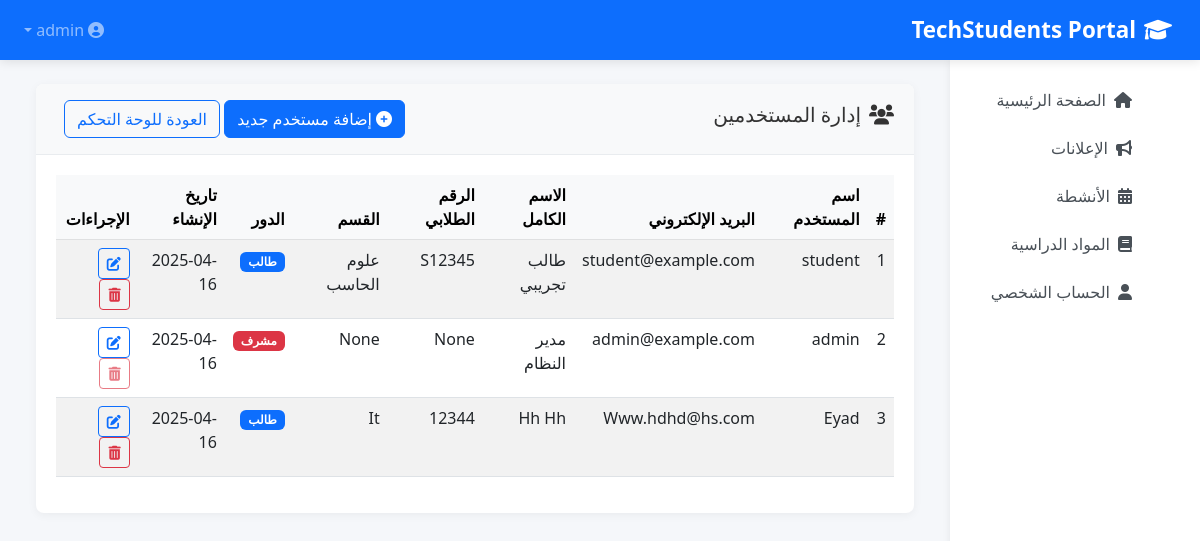
/admin/users (signed in), run on the app's committed database.
### models.py (models this page shows, shortened)
class User(UserMixin, db.Model):
    id = db.Column(db.Integer, primary_key=True)
    username = db.Column(db.String(64), unique=True, nullable=False)
    email = db.Column(db.String(120), unique=True, nullable=False)
    password_hash = db.Column(db.String(256), nullable=False)
    first_name = db.Column(db.String(64))
    last_name = db.Column(db.String(64))
    student_id = db.Column(db.String(20))
    department = db.Column(db.String(100))
    role = db.Column(db.String(20), default='student')  # 'student', 'teacher', 'admin'
    created_at = db.Column(db.DateTime, default=datetime.utcnow)
    updated_at = db.Column(db.DateTime, default=datetime.utcnow, onupdate=datetime.utcnow)
    announcements = db.relationship('Announcement', backref='author', lazy='dynamic')
    events = db.relationship('Event', backref='organizer', lazy='dynamic')
    courses = db.relationship('Course', backref='instructor', lazy='dynamic')
    enrollments = db.relationship('Enrollment', backref='student', lazy='dynamic')
    assignments_submitted = db.relationship('AssignmentSubmission', backref='student', lazy='dynamic')
    def is_admin(self):
        return self.role == 'admin'
    def full_name(self):
        if self.first_name and self.last_name:
            return f"{self.first_name} {self.last_name}"
        elif self.first_name:
            return self.first_name
        elif self.last_name:
            return self.last_name
        return None

### admin_routes.py (the view)
    @app.route('/admin/users')
    @admin_required
    def admin_users():
        users = User.query.all()
        add_user_form = AdminUserForm()
        edit_user_form = AdminEditUserForm(original_username='', original_email='')
        delete_user_form = DeleteUserForm()
        return render_template('admin/users.html',
                              users=users,
                              add_user_form=add_user_form,
                              edit_user_form=edit_user_form,
                              delete_user_form=delete_user_form)

### admin_routes.py (called while the page is built)
def admin_required(f):
    @wraps(f)
    @login_required
    def decorated_function(*args, **kwargs):
        if not current_user.is_admin():
            flash('عذراً، يجب أن تكون مشرفاً للوصول إلى هذه الصفحة.', 'danger')
            return redirect(url_for('dashboard'))
        return f(*args, **kwargs)
    return decorated_function

### app.py (called while the page is built)
@login_manager.user_loader
def load_user(user_id):
    return User.query.get(int(user_id))

### templates/admin/users.html (shortened to what this page needs)
{% extends 'layout.html' %}
{% block content %}
<div class="row">
    <div class="col-12">
        <div class="dashboard-card mb-4">
            <div class="card-header-custom d-flex justify-content-between align-items-center">
                <h5><i class="fas fa-users me-2"></i>إدارة المستخدمين</h5>
                <div>
                    <button class="btn btn-primary" data-bs-toggle="modal" data-bs-target="#addUserModal">
                        <i class="fas fa-plus-circle me-1"></i>إضافة مستخدم جديد
                    </button>
                    <a href="{{ url_for('admin_dashboard') }}" class="btn btn-outline-primary ms-2">العودة للوحة التحكم</a>
                </div>
            </div>
            <div class="card-body-custom">
                <div class="table-responsive">
                    <table class="table table-hover table-striped" id="usersTable">
                        <thead class="table-light">
                            <tr>
                                <th>#</th>
                                <th>اسم المستخدم</th>
                                <th>البريد الإلكتروني</th>
                                <th>الاسم الكامل</th>
                                <th>الرقم الطلابي</th>
                                <th>القسم</th>
                                <th>الدور</th>
                                <th>تاريخ الإنشاء</th>
                                <th>الإجراءات</th>
                            </tr>
                        </thead>
                        <tbody>
                            {% for user in users %}
                            <tr>
                                <td>{{ user.id }}</td>
                                <td>{{ user.username }}</td>
                                <td>{{ user.email }}</td>
                                <td>{{ user.full_name() }}</td>
                                <td>{{ user.student_id }}</td>
                                <td>{{ user.department }}</td>
                                <td>
                                    {% if user.role == 'admin' %}
                                    <span class="badge bg-danger">مشرف</span>
                                    {% elif user.role == 'teacher' %}
                                    <span class="badge bg-success">معلم</span>
                                    {% else %}
                                    <span class="badge bg-primary">طالب</span>
                                    {% endif %}
                                </td>
                                <td>{{ user.created_at.strftime('%Y-%m-%d') }}</td>
                                <td>
                                    <button class="btn btn-sm btn-outline-primary edit-user-btn"
                                            data-user-id="{{ user.id }}"
                                            data-username="{{ user.username }}"
                                            data-email="{{ user.email }}"
                                            data-first-name="{{ user.first_name or '' }}"
                                            data-last-name="{{ user.last_name or '' }}"
                                            data-student-id="{{ user.student_id or '' }}"
                                            data-department="{{ user.department or '' }}"
                                            data-role="{{ user.role }}">
                                        <i class="fas fa-edit"></i>
                                    </button>
                                    <button class="btn btn-sm btn-outline-danger delete-user-btn"
                                            data-user-id="{{ user.id }}"
                                            data-username="{{ user.username }}"
                                            {% if user.id == current_user.id %}disabled{% endif %}>
                                        <i class="fas fa-trash-alt"></i>
                                    </button>
                                </td>
                            </tr>
                            {% endfor %}
                        </tbody>
                    </table>
                </div>
            </div>
        </div>
    </div>
</div>
{% endblock %}

### templates/layout.html (shortened to what this page needs)
<!DOCTYPE html>
<html lang="en">
<head>
    <link href="https://cdn.jsdelivr.net/npm/bootstrap@5.3.0-alpha1/dist/css/bootstrap.min.css" rel="stylesheet">
    <link rel="stylesheet" href="https://cdnjs.cloudflare.com/ajax/libs/font-awesome/6.0.0/css/all.min.css">
    <link rel="stylesheet" href="{{ url_for('static', filename='css/style.css') }}">
</head>
<body>
    <nav class="navbar navbar-expand-lg navbar-dark bg-primary fixed-top">
        <div class="container-fluid">
            <a class="navbar-brand fw-bold" href="{{ url_for('dashboard') }}">
                <i class="fas fa-graduation-cap me-2"></i>TechStudents Portal
            </a>
            {% if current_user.is_authenticated %}
            <ul class="navbar-nav ms-auto">
                <li class="nav-item dropdown">
                    <a class="nav-link dropdown-toggle" href="#" id="navbarDropdown" role="button" data-bs-toggle="dropdown" aria-expanded="false">
                        <i class="fas fa-user-circle me-1"></i>{{ current_user.username }}
                    </a>
                </li>
            </ul>
            {% endif %}
        </div>
    </nav>
    <div class="content-wrapper">
        {% if current_user.is_authenticated %}
        <div class="sidebar">
            <div class="sidebar-sticky">
                <ul class="nav flex-column">
                    <li class="nav-item">
                        <a class="nav-link {% if request.endpoint == 'dashboard' %}active{% endif %}" href="{{ url_for('dashboard') }}">
                            <i class="fas fa-home me-2"></i>الصفحة الرئيسية
                        </a>
                    </li>
                    <li class="nav-item">
                        <a class="nav-link {% if request.endpoint == 'announcements' %}active{% endif %}" href="#">
                            <i class="fas fa-bullhorn me-2"></i>الإعلانات
                        </a>
                    </li>
                    <li class="nav-item">
                        <a class="nav-link {% if request.endpoint == 'activities' %}active{% endif %}" href="#">
                            <i class="fas fa-calendar-alt me-2"></i>الأنشطة
                        </a>
                    </li>
                    <li class="nav-item">
                        <a class="nav-link {% if request.endpoint == 'courses' %}active{% endif %}" href="#">
                            <i class="fas fa-book me-2"></i>المواد الدراسية
                        </a>
                    </li>
                    <li class="nav-item">
                        <a class="nav-link {% if request.endpoint == 'profile' %}active{% endif %}" href="{{ url_for('profile') }}">
                            <i class="fas fa-user me-2"></i>الحساب الشخصي
                        </a>
                    </li>
                </ul>
            </div>
        </div>
        {% endif %}
        <main class="main-content">
            <div class="container">
                {% block content %}{% endblock %}
            </div>
        </main>
    </div>
</body>
</html>

### static/css/style.css (style rules this page uses)
body { font-family: 'Tajawal', 'Segoe UI', Tahoma, Geneva, Verdana, sans-serif; background-color: #f5f7fa; color: #333; direction: rtl; text-align: right; }
.navbar { box-shadow: 0 2px 10px rgba(0,0,0,0.1); }
.navbar-brand { font-weight: bold; font-size: 1.4rem; }
.content-wrapper { margin-top: 60px; display: flex; min-height: calc(100vh - 60px); }
.sidebar { width: 250px; background-color: #fff; box-shadow: 2px 0 10px rgba(0,0,0,0.1); position: fixed; top: 60px; right: 0; bottom: 0; z-index: 900; transition: all 0.3s; overflow-y: auto; }
.sidebar-sticky { padding-top: 1rem; }
.sidebar .nav-link { color: #495057; padding: 0.75rem 1.5rem; border-right: 4px solid transparent; }
.main-content { flex: 1; padding: 1.5rem; margin-right: 250px; transition: all 0.3s; }
.dashboard-card { background-color: #fff; border-radius: 0.5rem; box-shadow: 0 2px 10px rgba(0,0,0,0.05); margin-bottom: 1.5rem; overflow: hidden; }
.card-header-custom { background-color: #f8f9fa; padding: 1rem 1.25rem; border-bottom: 1px solid #e9ecef; font-weight: 600; }
.card-body-custom { padding: 1.25rem; }
.me-1 { margin-left: 0.25rem !important; margin-right: 0 !important; }
.me-2 { margin-left: 0.5rem !important; margin-right: 0 !important; }
.ms-auto { margin-right: auto !important; margin-left: 0 !important; }

### data on the page
User: id "1", username "student", email "student@example.com", full_name "طالب تجريبي", student_id "S12345", department "علوم الحاسب", role "طالب", created_at "2025-04-16"
User: id "2", username "admin", email "admin@example.com", full_name "مدير النظام", student_id "None", department "None", role "مشرف", created_at "2025-04-16"
User: id "3", username "Eyad", email "Www.hdhd@hs.com", full_name "Hh Hh", student_id "12344", department "It", role "طالب", created_at "2025-04-16"
